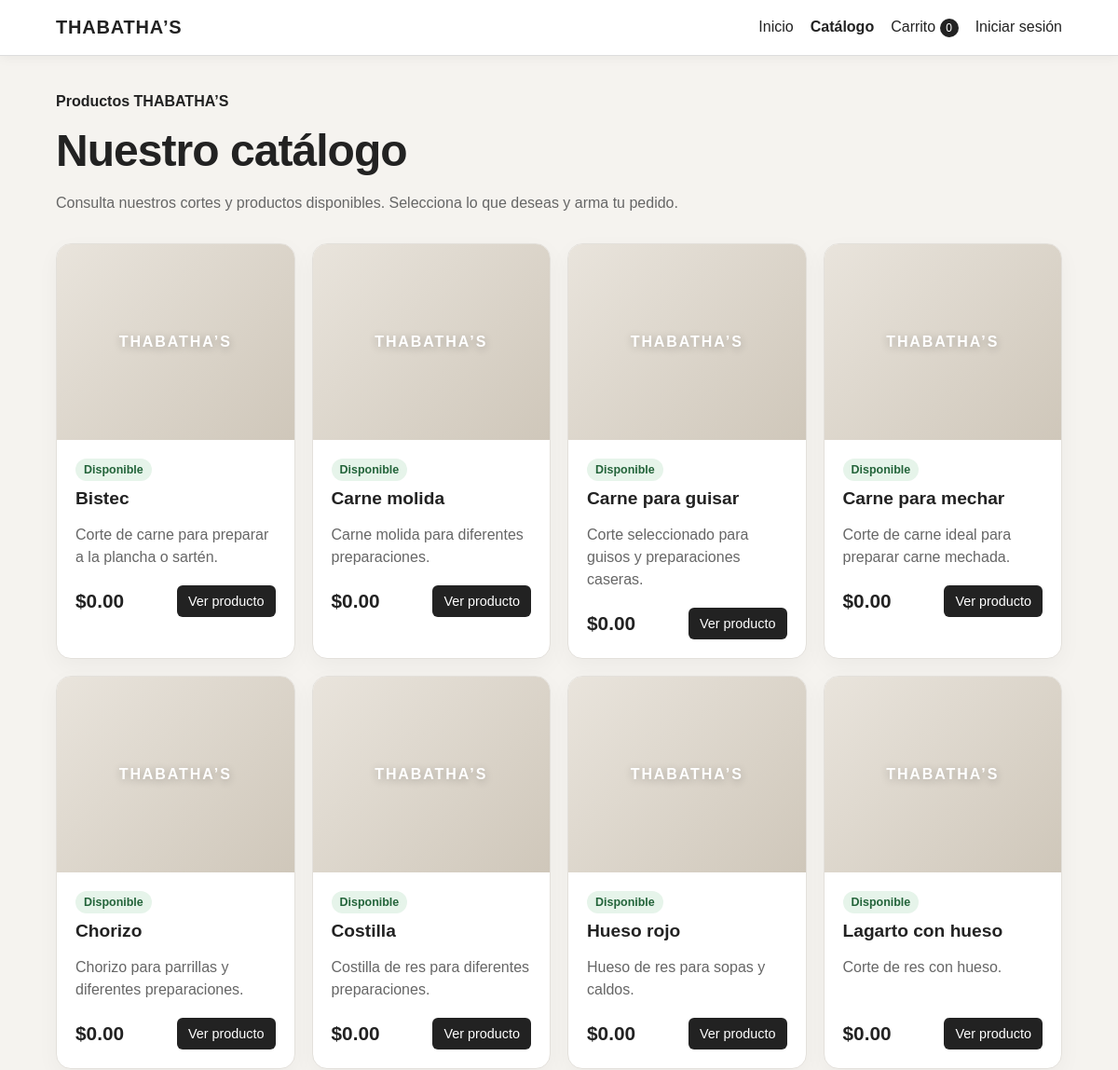
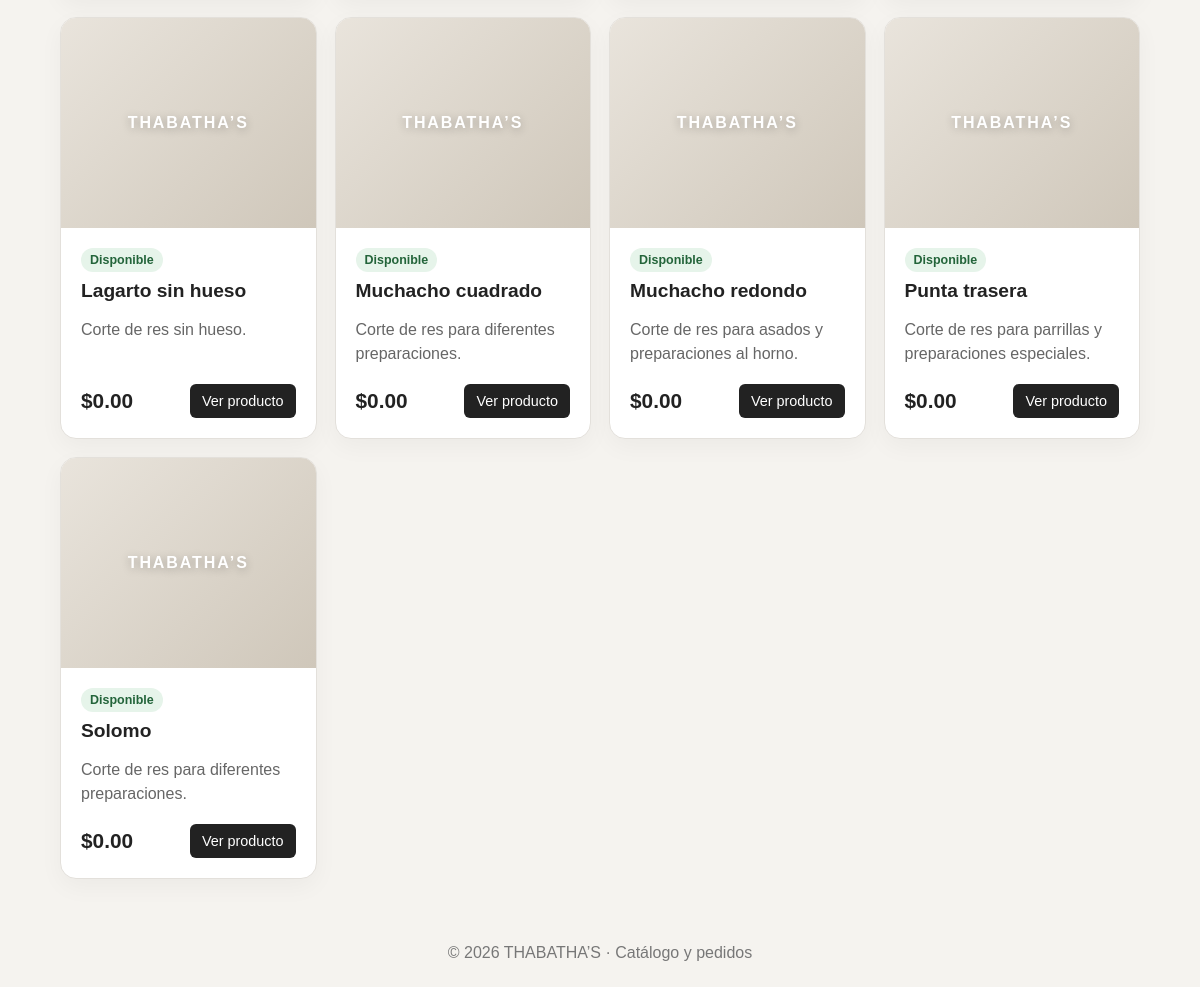
/catalogo.php, run on the app's committed database (2 pictures, top to bottom).
### tables this page shows
CREATE TABLE productos (
    id INT UNSIGNED AUTO_INCREMENT PRIMARY KEY,
    nombre VARCHAR(120) NOT NULL,
    descripcion TEXT,
    precio DECIMAL(10,2) NOT NULL DEFAULT 0.00,
    imagen VARCHAR(255),
    disponible TINYINT(1) NOT NULL DEFAULT 1,
    creado_en TIMESTAMP DEFAULT CURRENT_TIMESTAMP,
    actualizado_en TIMESTAMP DEFAULT CURRENT_TIMESTAMP ON UPDATE CURRENT_TIMESTAMP
);

### includes/funciones.php (called while the page is built, shortened)
<?php
function e($value): string {
    return htmlspecialchars((string)$value, ENT_QUOTES, 'UTF-8');
}
function carritoCantidad(): int {
    return array_sum($_SESSION['carrito'] ?? []);
}

### includes/auth.php (called while the page is built, shortened)
<?php
function usuarioAutenticado(): bool {
    return isset($_SESSION['usuario']);
}

### catalogo.php (the view, shortened to what this page needs)
<?php
require_once __DIR__ . '/config/database.php';
require_once __DIR__ . '/includes/funciones.php';
require_once __DIR__ . '/includes/auth.php';
$productos = $pdo->query('SELECT * FROM productos WHERE disponible = 1 ORDER BY nombre')->fetchAll();
?>
<!DOCTYPE html>
<html lang="es">
<head>
<title>Catálogo | THABATHA’S</title><link rel="stylesheet" href="css/styles.css">
</head>
<body>
<header class="site-header">
  <a class="brand" href="index.php">THABATHA’S</a>
  <nav><a href="index.php">Inicio</a><a class="active" href="catalogo.php">Catálogo</a><a href="carrito.php">Carrito <span class="cart-count"><?= carritoCantidad() ?></span></a><?php if (usuarioAutenticado()): ?><a href="logout.php">Salir</a><?php else: ?><a href="login.php">Iniciar sesión</a><?php endif; ?></nav>
</header>
<main class="container">
  <section class="page-heading">
    <p class="eyebrow">Productos THABATHA’S</p>
    <h1>Nuestro catálogo</h1>
    <p>Consulta nuestros cortes y productos disponibles. Selecciona lo que deseas y arma tu pedido.</p>
  </section>
  <div class="cards">
    <?php foreach ($productos as $p): ?>
      <article class="product-card">
        <div class="product-image">
          <?php if (!empty($p['imagen'])): ?><img src="<?= e($p['imagen']) ?>" alt="<?= e($p['nombre']) ?>"><?php else: ?><span>THABATHA’S</span><?php endif; ?>
        </div>
        <div class="product-body">
          <span class="availability">Disponible</span>
          <h2><?= e($p['nombre']) ?></h2>
          <p><?= e($p['descripcion']) ?></p>
          <div class="product-footer">
            <strong class="price">$<?= number_format((float)$p['precio'], 2) ?></strong>
            <a class="button small" href="producto.php?id=<?= (int)$p['id'] ?>">Ver producto</a>
          </div>
        </div>
      </article>
    <?php endforeach; ?>
  </div>
</main>
<?php require __DIR__ . '/includes/footer.php'; ?>
</body></html>

### includes/footer.php
<footer class="site-footer">© <?= date('Y') ?> THABATHA’S · Catálogo y pedidos</footer>

### css/styles.css (style rules this page uses)
* { box-sizing:border-box }
body { margin:0;font-family:Arial,sans-serif;background:#f7f7f7;color:#222 }
.site-header { display:flex;justify-content:space-between;align-items:center;padding:18px 5%;background:#fff;border-bottom:1px solid #ddd }
.site-header nav { display:flex;gap:18px;flex-wrap:wrap }
.site-header a { color:#222;text-decoration:none }
.container { width:min(1100px,90%);margin:40px auto }
.eyebrow { font-weight:bold }
.button,button { display:inline-block;background:#222;color:#fff;border:0;padding:12px 18px;text-decoration:none;border-radius:6px;cursor:pointer }
.cards { display:grid;grid-template-columns:repeat(auto-fit,minmax(230px,1fr));gap:18px }
body { background:#f5f3ef }
.brand { font-size:1.25rem;font-weight:800;letter-spacing:.04em;color:#171717;text-decoration:none }
.site-header { position:sticky;top:0;z-index:10;box-shadow:0 2px 12px rgba(0,0,0,.05) }
.site-header a { transition:.2s }
.site-header nav a.active,.site-header nav a:hover { font-weight:700 }
.cart-count { display:inline-flex;min-width:20px;height:20px;align-items:center;justify-content:center;padding:0 5px;border-radius:99px;background:#222;color:#fff;font-size:.75rem }
.page-heading { max-width:700px;margin-bottom:30px }
.page-heading h1 { font-size:clamp(2rem,5vw,3rem);margin:.25rem 0 .75rem }
.page-heading p:last-child { color:#666;line-height:1.6 }
.cards { grid-template-columns:repeat(auto-fit,minmax(250px,1fr)) }
.product-card { background:#fff;border:1px solid #e3e0db;border-radius:16px;overflow:hidden;box-shadow:0 8px 25px rgba(0,0,0,.04);transition:transform .2s,box-shadow .2s }
.product-image { height:210px;background:linear-gradient(135deg,#e9e4dc,#cfc7ba);display:grid;place-items:center;overflow:hidden }
.product-image span { font-weight:800;letter-spacing:.12em;color:#fff;text-shadow:0 2px 8px rgba(0,0,0,.25) }
.product-body { padding:20px }
.product-body h2 { margin:8px 0;font-size:1.2rem }
.product-body p { color:#666;line-height:1.5;min-height:48px }
.availability { display:inline-block;font-size:.78rem;font-weight:700;color:#23643a;background:#e6f4ea;padding:5px 9px;border-radius:99px }
.product-footer { display:flex;justify-content:space-between;align-items:center;gap:12px;margin-top:18px }
.price,.detail-price { font-size:1.3rem }
.button.small { padding:9px 12px;font-size:.9rem }
.site-footer { padding:25px 5%;text-align:center;color:#777 }
.admin-heading h1,.page-heading h1 { letter-spacing:-.02em }
.button { transition:transform .15s,box-shadow .15s,background .15s }

### data on the page
productos: shows "THABATHA’S", nombre "Bistec", descripcion "Corte de carne para preparar a la plancha o sartén.", precio "0.00"
productos: shows "THABATHA’S", nombre "Carne molida", descripcion "Carne molida para diferentes preparaciones.", precio "0.00"
productos: shows "THABATHA’S", nombre "Carne para guisar", descripcion "Corte seleccionado para guisos y preparaciones caseras.", precio "0.00"
productos: shows "THABATHA’S", nombre "Carne para mechar", descripcion "Corte de carne ideal para preparar carne mechada.", precio "0.00"
productos: shows "THABATHA’S", nombre "Chorizo", descripcion "Chorizo para parrillas y diferentes preparaciones.", precio "0.00"
productos: shows "THABATHA’S", nombre "Costilla", descripcion "Costilla de res para diferentes preparaciones.", precio "0.00"
productos: shows "THABATHA’S", nombre "Hueso rojo", descripcion "Hueso de res para sopas y caldos.", precio "0.00"
productos: shows "THABATHA’S", nombre "Lagarto con hueso", descripcion "Corte de res con hueso.", precio "0.00"
productos: shows "THABATHA’S", nombre "Lagarto sin hueso", descripcion "Corte de res sin hueso.", precio "0.00"
productos: shows "THABATHA’S", nombre "Muchacho cuadrado", descripcion "Corte de res para diferentes preparaciones.", precio "0.00"
productos: shows "THABATHA’S", nombre "Muchacho redondo", descripcion "Corte de res para asados y preparaciones al horno.", precio "0.00"
productos: shows "THABATHA’S", nombre "Punta trasera", descripcion "Corte de res para parrillas y preparaciones especiales.", precio "0.00"
productos: shows "THABATHA’S", nombre "Solomo", descripcion "Corte de res para diferentes preparaciones.", precio "0.00"

### other printed values
carritoCantidad() "0"
